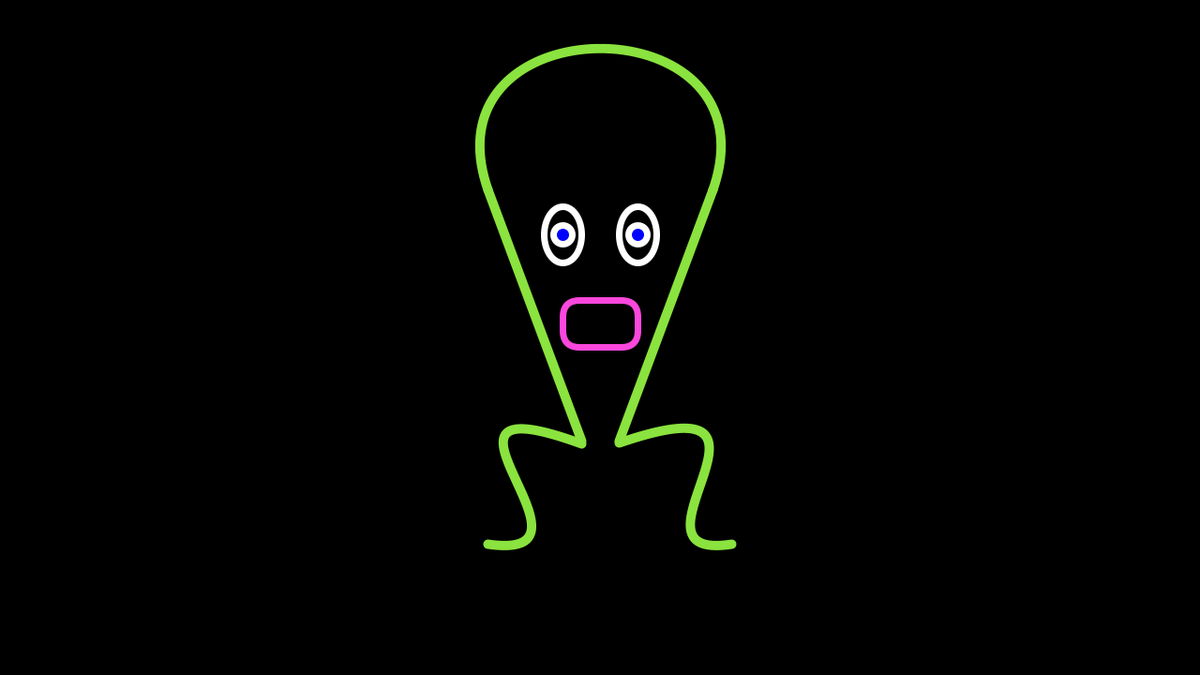
Frame 1 (no input)
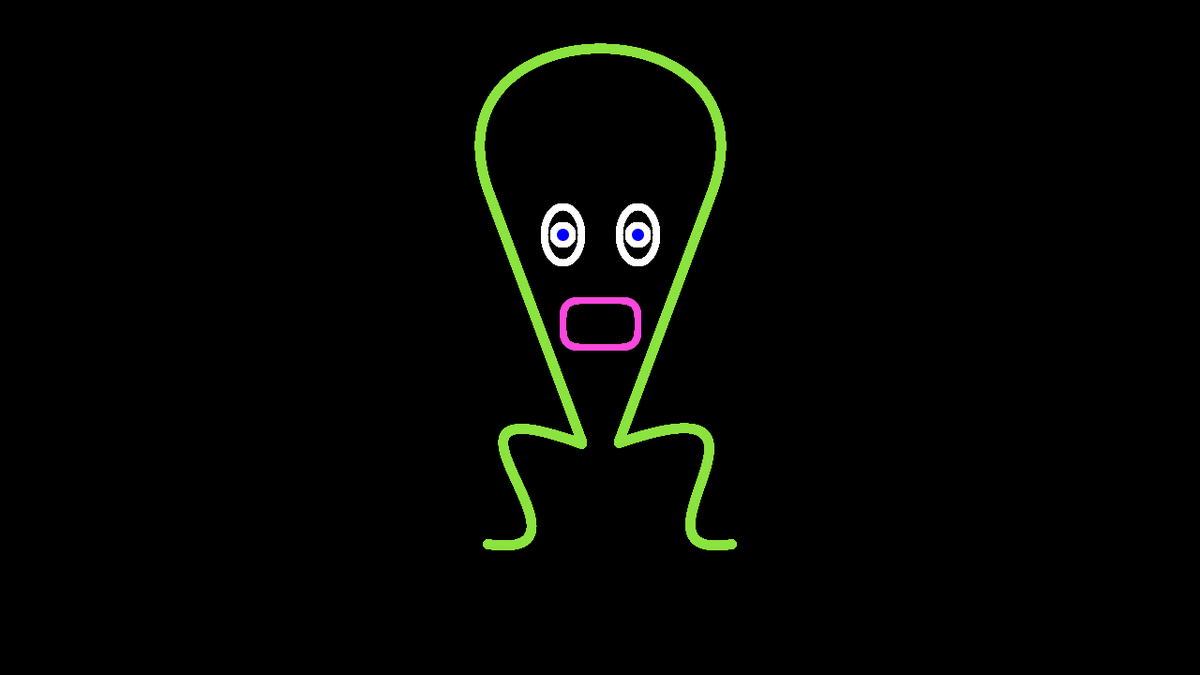
Frame 60 (the mouse pressed at the canvas centre just before this capture)
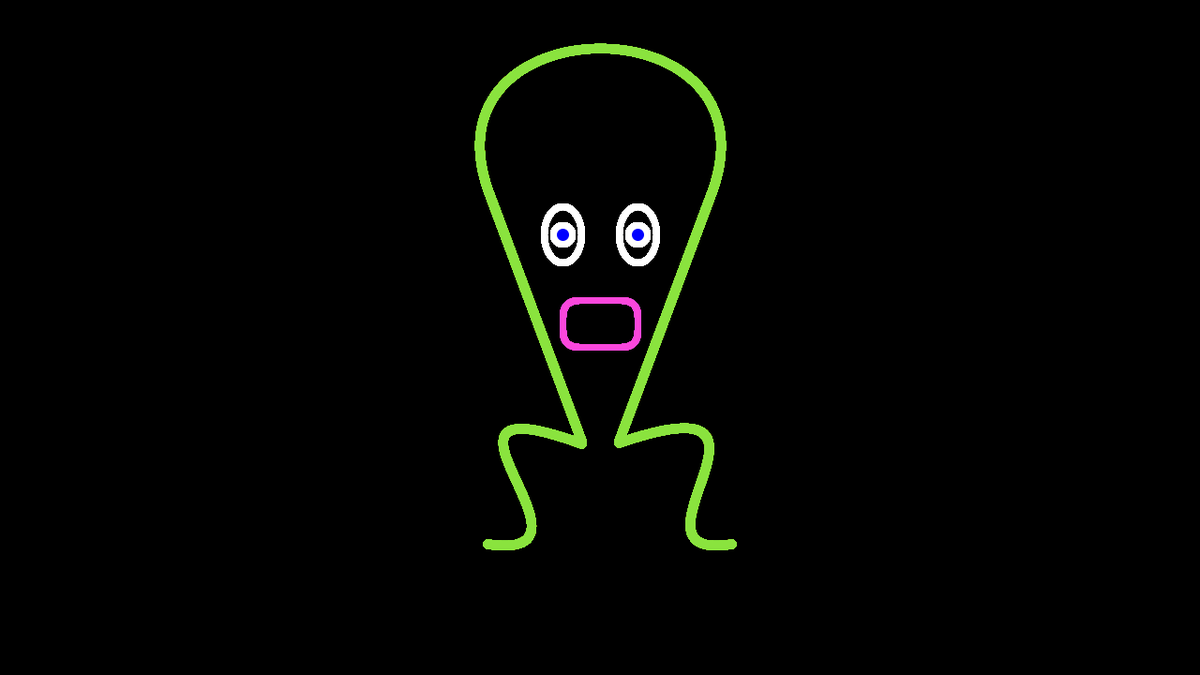
Frame 120 (the mouse held since frame 60 and released just before this capture)

The Processing sketch that drew these frames (run headless with seeded random() and noise(); from frame 60 on, the mouse is pressed at the canvas centre):

// Processing sketch: processing_168089
// ── processing_168089.pde


void setup() {
  size(1280, 720);
  background(0);
  smooth();
}

void draw() {

  //SHAPE VERDE
  stroke(138, 227, 62);
  strokeWeight(10);
  noFill();
  bezier(520, 202, 450, 1, 830, 1, 760, 202);
  line(520, 202, 620, 470);
  line(760, 202, 660, 470);
  //tentaculos
  bezier(620, 473, 420, 400, 660, 600, 520, 580);
  bezier(660, 472, 870, 400, 650, 600, 780, 580);

  //ojos
  stroke(255);
  strokeWeight(7);
  ellipseMode(RADIUS);
  ellipse(600, 250, 20, 30);
  ellipse(680, 250, 20, 30);
  //pupilas azules
  fill(0, 0, 255);
  ellipse(600, 250, 10, 10);
  ellipse(680, 250, 10, 10);
  noFill();
  //boca
  stroke(250, 71, 220);
  rect(600, 320, 80, 50, 18);
}
